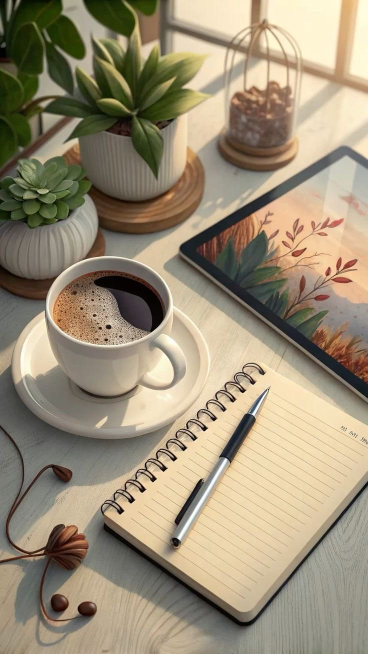
#> input picture milestone-1/test_image.jpg, 736 x 1308 px, found by its file name (shown at 1/2 size)
$ python generate_hex.py
#> lines starting #> are read from the running program, lines starting #| are printed output that depends on the picture
import cv2
import sys

def create_hex_file(image_filename, hex_filename, size=256):
#> called with image_filename = 'test_image.jpg', hex_filename = 'input_image.hex', size = 256
    print(f"Loading {image_filename}...")

    # 1. Read the image and force it into Grayscale (black and white)
    img = cv2.imread(image_filename, cv2.IMREAD_GRAYSCALE)
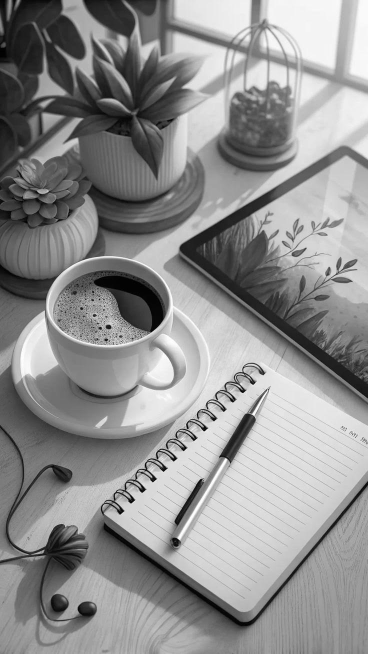
#> img: shape (1308, 736) (shown at 1/2 size); min 0, max 255, mean 143.7

    if img is None:
        print(f"ERROR: Could not find '{image_filename}'. Check the spelling!")
        sys.exit()

    # 2. Resize the image to 256x256.
    img = cv2.resize(img, (size, size))
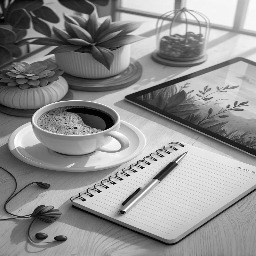
#> img: shape (256, 256); min 0, max 255, mean 143.6

    # 3. Open the new text file to write our hex values
    print(f"Translating to hex and saving to {hex_filename}...")
    with open(hex_filename, 'w') as f:

        for row in img:
            for pixel in row:
                hex_str = format(pixel, '02x')
                f.write(hex_str + '\n')

    print(f"Success! Translated {size * size} pixels into {hex_filename}.")

# --- Execution ---
if __name__ == "__main__":
    create_hex_file("test_image.jpg", "input_image.hex")
